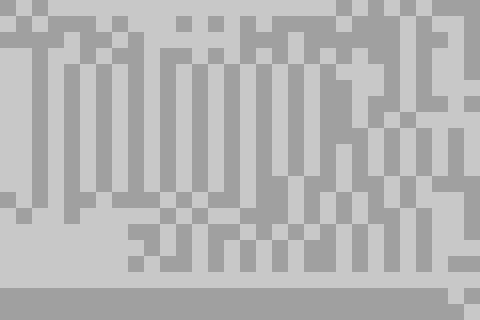

A level layout from a 2D game, rendered from its tile map. Below: a short description, then the map file with tile-grid data replaced by summaries:
An orthogonal 30x20 tile map with 16x16 px tiles, 6 tile layers (Ground, GroundShadow, Walls, Furniture, ...), 3 tilesets.

<map version="1.10" tiledversion="1.11.2" orientation="orthogonal" renderorder="right-down" width="30" height="20" tilewidth="16" tileheight="16" infinite="0" nextlayerid="11" nextobjectid="1">
 <tileset firstgid="1" source="TopDownHouse_FloorsAndWalls.tsx" />
 <tileset firstgid="163" source="TopDownHouse_FurnitureState1.tsx" />
 <tileset firstgid="397" source="4 BigSet.tsx" />
 <layer id="1" name="Ground" width="30" height="20">
  <data>[600 cells, 600 non-empty, 27 distinct tile ids]</data>
 </layer>
 <layer id="9" name="GroundShadow" width="30" height="20">
  <data>[600 cells, 70 non-empty, 7 distinct tile ids]</data>
 </layer>
 <layer id="3" name="Walls" width="30" height="20">
  <data>[600 cells, 230 non-empty, 17 distinct tile ids]</data>
 </layer>
 <layer id="2" name="Furniture" width="30" height="20">
  <data>[600 cells, 26 non-empty, 20 distinct tile ids]</data>
 </layer>
 <objectgroup id="5" name="ObjectsBelow" />
 <objectgroup id="4" name="Objects" />
 <layer id="6" name="Above" width="30" height="20">
  <data>[600 cells, 111 non-empty, 6 distinct tile ids]</data>
 </layer>
 <layer id="10" name="Above2" width="30" height="20">
  <data>[600 cells, 38 non-empty, 4 distinct tile ids]</data>
 </layer>
</map>